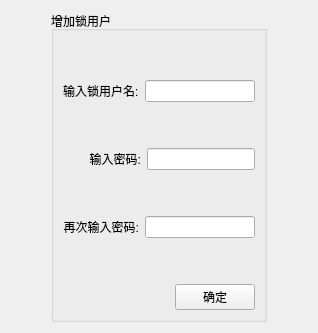
                   <widget class="QWidget" name="page_14">
                    <layout class="QVBoxLayout" name="verticalLayout_65">
                     <item>
                      <layout class="QHBoxLayout" name="horizontalLayout_67">
                       <item>
                        <spacer name="horizontalSpacer_22">
                         <property name="orientation">
                          <enum>Qt::Horizontal</enum>
                         </property>
                         <property name="sizeHint" stdset="0">
                          <size>
                           <width>40</width>
                           <height>20</height>
                          </size>
                         </property>
                        </spacer>
                       </item>
                       <item>
                        <widget class="QGroupBox" name="groupBox_2">
                         <property name="title">
                          <string>增加锁用户</string>
                         </property>
                         <layout class="QVBoxLayout" name="verticalLayout_22">
                          <item>
                           <spacer name="verticalSpacer_40">
                            <property name="orientation">
                             <enum>Qt::Vertical</enum>
                            </property>
                            <property name="sizeHint" stdset="0">
                             <size>
                              <width>20</width>
                              <height>40</height>
                             </size>
                            </property>
                           </spacer>
                          </item>
                          <item>
                           <layout class="QHBoxLayout" name="horizontalLayout_21">
                            <item>
                             <widget class="QLabel" name="label_26">
                              <property name="text">
                               <string>输入锁用户名:</string>
                              </property>
                             </widget>
                            </item>
                            <item>
                             <widget class="QLineEdit" name="lineEdit_16">
                              <property name="text">
                               <string/>
                              </property>
                             </widget>
                            </item>
                           </layout>
                          </item>
                          <item>
                           <spacer name="verticalSpacer_42">
                            <property name="orientation">
                             <enum>Qt::Vertical</enum>
                            </property>
                            <property name="sizeHint" stdset="0">
                             <size>
                              <width>20</width>
                              <height>40</height>
                             </size>
                            </property>
                           </spacer>
                          </item>
                          <item>
                           <layout class="QHBoxLayout" name="horizontalLayout_22">
                            <item>
                             <widget class="QLabel" name="label_27">
                              <property name="minimumSize">
                               <size>
                                <width>78</width>
                                <height>0</height>
                               </size>
                              </property>
                              <property name="text">
                               <string>输入密码:</string>
                              </property>
                              <property name="alignment">
                               <set>Qt::AlignRight|Qt::AlignTrailing|Qt::AlignVCenter</set>
                              </property>
                             </widget>
                            </item>
                            <item>
                             <widget class="QLineEdit" name="lineEdit_17">
                              <property name="echoMode">
                               <enum>QLineEdit::Password</enum>
                              </property>
                             </widget>
                            </item>
                           </layout>
                          </item>
                          <item>
                           <spacer name="verticalSpacer_43">
                            <property name="orientation">
                             <enum>Qt::Vertical</enum>
                            </property>
                            <property name="sizeHint" stdset="0">
                             <size>
                              <width>20</width>
                              <height>40</height>
                             </size>
                            </property>
                           </spacer>
                          </item>
                          <item>
                           <layout class="QHBoxLayout" name="horizontalLayout_23">
                            <item>
                             <widget class="QLabel" name="label_28">
                              <property name="text">
                               <string>再次输入密码:</string>
                              </property>
                              <property name="alignment">
                               <set>Qt::AlignRight|Qt::AlignTrailing|Qt::AlignVCenter</set>
                              </property>
                             </widget>
                            </item>
                            <item>
                             <widget class="QLineEdit" name="lineEdit_18">
                              <property name="text">
                               <string/>
                              </property>
                              <property name="echoMode">
                               <enum>QLineEdit::Password</enum>
                              </property>
                             </widget>
                            </item>
                           </layout>
                          </item>
                          <item>
                           <spacer name="verticalSpacer_41">
                            <property name="orientation">
                             <enum>Qt::Vertical</enum>
                            </property>
                            <property name="sizeHint" stdset="0">
                             <size>
                              <width>20</width>
                              <height>40</height>
                             </size>
                            </property>
                           </spacer>
                          </item>
                          <item>
                           <layout class="QHBoxLayout" name="horizontalLayout_61">
                            <item>
                             <spacer name="horizontalSpacer_18">
                              <property name="orientation">
                               <enum>Qt::Horizontal</enum>
                              </property>
                              <property name="sizeHint" stdset="0">
                               <size>
                                <width>40</width>
                                <height>20</height>
                               </size>
                              </property>
                             </spacer>
                            </item>
                            <item>
                             <widget class="QPushButton" name="pushButton_36">
                              <property name="minimumSize">
                               <size>
                                <width>75</width>
                                <height>0</height>
                               </size>
                              </property>
                              <property name="text">
                               <string>确定</string>
                              </property>
                              <property name="icon">
                               <iconset>
                                <normaloff>:/image/confirm.ico</normaloff>:/image/confirm.ico</iconset>
                              </property>
                             </widget>
                            </item>
                           </layout>
                          </item>
                         </layout>
                        </widget>
                       </item>
                       <item>
                        <spacer name="horizontalSpacer_23">
                         <property name="orientation">
                          <enum>Qt::Horizontal</enum>
                         </property>
                         <property name="sizeHint" stdset="0">
                          <size>
                           <width>40</width>
                           <height>20</height>
                          </size>
                         </property>
                        </spacer>
                       </item>
                      </layout>
                     </item>
                    </layout>
                   </widget>
